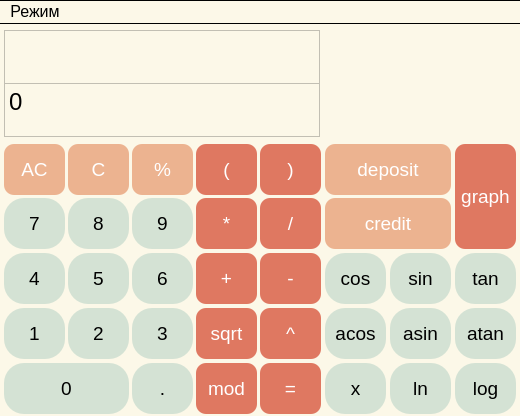
<?xml version="1.0" encoding="UTF-8"?>
<ui version="4.0">
 <class>MainWindow</class>
 <widget class="QMainWindow" name="MainWindow">
  <property name="enabled">
   <bool>true</bool>
  </property>
  <property name="geometry">
   <rect>
    <x>0</x>
    <y>0</y>
    <width>520</width>
    <height>416</height>
   </rect>
  </property>
  <property name="sizePolicy">
   <sizepolicy hsizetype="Preferred" vsizetype="Preferred">
    <horstretch>0</horstretch>
    <verstretch>0</verstretch>
   </sizepolicy>
  </property>
  <property name="windowTitle">
   <string>MainWindow</string>
  </property>
  <property name="styleSheet">
   <string notr="true">background-color: rgb(252, 248, 232);</string>
  </property>
  <widget class="QWidget" name="centralwidget">
   <widget class="QGroupBox" name="groupBox">
    <property name="geometry">
     <rect>
      <x>0</x>
      <y>110</y>
      <width>325</width>
      <height>284</height>
     </rect>
    </property>
    <property name="styleSheet">
     <string notr="true">QGroupBox {
	border: 0px;
}</string>
    </property>
    <property name="title">
     <string/>
    </property>
    <widget class="QPushButton" name="pushButton_bracket_r">
     <property name="geometry">
      <rect>
       <x>260</x>
       <y>10</y>
       <width>61</width>
       <height>51</height>
      </rect>
     </property>
     <property name="font">
      <font>
       <pointsize>14</pointsize>
      </font>
     </property>
     <property name="styleSheet">
      <string notr="true">QPushButton {
    background-color: rgb(223, 120, 97);
    border-radius: 10px;
    border-color: beige;
	color:white;
}
QPushButton:pressed {
    background-color: rgb(230, 153, 135);
    border-style: inset;
}</string>
     </property>
     <property name="text">
      <string>)</string>
     </property>
    </widget>
    <widget class="QPushButton" name="pushButton_1">
     <property name="geometry">
      <rect>
       <x>4</x>
       <y>174</y>
       <width>61</width>
       <height>51</height>
      </rect>
     </property>
     <property name="font">
      <font>
       <pointsize>14</pointsize>
      </font>
     </property>
     <property name="styleSheet">
      <string notr="true">QPushButton {
    background-color: rgb(212, 226, 212);
    border-radius: 20px;
    border-color: beige;
}
QPushButton:pressed {
    background-color: rgb(182, 205, 182);
    border-style: inset;
}</string>
     </property>
     <property name="text">
      <string>1</string>
     </property>
    </widget>
    <widget class="QPushButton" name="pushButton_mult">
     <property name="geometry">
      <rect>
       <x>196</x>
       <y>64</y>
       <width>61</width>
       <height>51</height>
      </rect>
     </property>
     <property name="font">
      <font>
       <pointsize>14</pointsize>
      </font>
     </property>
     <property name="styleSheet">
      <string notr="true">QPushButton {
    background-color: rgb(223, 120, 97);
    border-radius: 10px;
    border-color: beige;
	 color: white;
}
QPushButton:pressed {
    background-color: rgb(230, 153, 135);
    border-style: inset;
}</string>
     </property>
     <property name="text">
      <string>*</string>
     </property>
    </widget>
    <widget class="QPushButton" name="pushButton_8">
     <property name="geometry">
      <rect>
       <x>68</x>
       <y>64</y>
       <width>61</width>
       <height>51</height>
      </rect>
     </property>
     <property name="font">
      <font>
       <pointsize>14</pointsize>
      </font>
     </property>
     <property name="styleSheet">
      <string notr="true">QPushButton {
    background-color: rgb(212, 226, 212);
    border-radius: 20px;
    border-color: beige;
}
QPushButton:pressed {
    background-color: rgb(182, 205, 182);
    border-style: inset;
}</string>
     </property>
     <property name="text">
      <string>8</string>
     </property>
    </widget>
    <widget class="QPushButton" name="pushButton_0">
     <property name="geometry">
      <rect>
       <x>4</x>
       <y>229</y>
       <width>125</width>
       <height>51</height>
      </rect>
     </property>
     <property name="font">
      <font>
       <pointsize>14</pointsize>
      </font>
     </property>
     <property name="styleSheet">
      <string notr="true">QPushButton {
    background-color: rgb(212, 226, 212);
    border-radius: 20px;
    border-color: beige;
}
QPushButton:pressed {
    background-color: rgb(182, 205, 182);
    border-style: inset;
}</string>
     </property>
     <property name="text">
      <string>0</string>
     </property>
    </widget>
    <widget class="QPushButton" name="pushButton_9">
     <property name="geometry">
      <rect>
       <x>132</x>
       <y>64</y>
       <width>61</width>
       <height>51</height>
      </rect>
     </property>
     <property name="font">
      <font>
       <pointsize>14</pointsize>
      </font>
     </property>
     <property name="styleSheet">
      <string notr="true">QPushButton {
    background-color: rgb(212, 226, 212);
    border-radius: 20px;
    border-color: beige;
}
QPushButton:pressed {
    background-color: rgb(182, 205, 182);
    border-style: inset;
}</string>
     </property>
     <property name="text">
      <string>9</string>
     </property>
    </widget>
    <widget class="QPushButton" name="pushButton_sub">
     <property name="geometry">
      <rect>
       <x>260</x>
       <y>119</y>
       <width>61</width>
       <height>51</height>
      </rect>
     </property>
     <property name="font">
      <font>
       <pointsize>14</pointsize>
      </font>
     </property>
     <property name="styleSheet">
      <string notr="true">QPushButton {
    background-color: rgb(223, 120, 97);
    border-radius: 10px;
    border-color: beige;
	 color: white;
}
QPushButton:pressed {
    background-color: rgb(230, 153, 135);
    border-style: inset;
}</string>
     </property>
     <property name="text">
      <string>-</string>
     </property>
    </widget>
    <widget class="QPushButton" name="pushButton_bracket_l">
     <property name="geometry">
      <rect>
       <x>196</x>
       <y>10</y>
       <width>61</width>
       <height>51</height>
      </rect>
     </property>
     <property name="font">
      <font>
       <pointsize>14</pointsize>
      </font>
     </property>
     <property name="styleSheet">
      <string notr="true">QPushButton {
    background-color: rgb(223, 120, 97);
    border-radius: 10px;
    border-color: beige;
	color:white;
}
QPushButton:pressed {
    background-color: rgb(230, 153, 135);
    border-style: inset;
}</string>
     </property>
     <property name="text">
      <string>(</string>
     </property>
    </widget>
    <widget class="QPushButton" name="pushButton_pow">
     <property name="geometry">
      <rect>
       <x>260</x>
       <y>174</y>
       <width>61</width>
       <height>51</height>
      </rect>
     </property>
     <property name="font">
      <font>
       <pointsize>14</pointsize>
      </font>
     </property>
     <property name="styleSheet">
      <string notr="true">QPushButton {
    background-color: rgb(223, 120, 97);
    border-radius: 10px;
    border-color: beige;
	 color: white;
}
QPushButton:pressed {
    background-color: rgb(230, 153, 135);
    border-style: inset;
}</string>
     </property>
     <property name="text">
      <string>^</string>
     </property>
    </widget>
    <widget class="QPushButton" name="pushButton_7">
     <property name="geometry">
      <rect>
       <x>4</x>
       <y>64</y>
       <width>61</width>
       <height>51</height>
      </rect>
     </property>
     <property name="font">
      <font>
       <pointsize>14</pointsize>
      </font>
     </property>
     <property name="styleSheet">
      <string notr="true">QPushButton {
    background-color: rgb(212, 226, 212);
    border-radius: 20px;
    border-color: beige;
}
QPushButton:pressed {
    background-color: rgb(182, 205, 182);
    border-style: inset;
}</string>
     </property>
     <property name="text">
      <string>7</string>
     </property>
    </widget>
    <widget class="QPushButton" name="pushButton_percent">
     <property name="geometry">
      <rect>
       <x>132</x>
       <y>10</y>
       <width>61</width>
       <height>51</height>
      </rect>
     </property>
     <property name="font">
      <font>
       <pointsize>14</pointsize>
      </font>
     </property>
     <property name="styleSheet">
      <string notr="true">QPushButton {
    background-color: rgb(236, 179, 144);
    border-radius: 10px;
    border-color: beige;
	color:white;
}
QPushButton:pressed {
    background-color: rgb(245, 210, 188);
    border-style: inset;
}</string>
     </property>
     <property name="text">
      <string>%</string>
     </property>
    </widget>
    <widget class="QPushButton" name="pushButton_dot">
     <property name="geometry">
      <rect>
       <x>132</x>
       <y>229</y>
       <width>61</width>
       <height>51</height>
      </rect>
     </property>
     <property name="font">
      <font>
       <pointsize>14</pointsize>
      </font>
     </property>
     <property name="styleSheet">
      <string notr="true">QPushButton {
    background-color: rgb(212, 226, 212);
    border-radius: 20px;
    border-color: beige;
}
QPushButton:pressed {
    background-color: rgb(182, 205, 182);
    border-style: inset;
}</string>
     </property>
     <property name="text">
      <string>.</string>
     </property>
    </widget>
    <widget class="QPushButton" name="pushButton_3">
     <property name="geometry">
      <rect>
       <x>132</x>
       <y>174</y>
       <width>61</width>
       <height>51</height>
      </rect>
     </property>
     <property name="font">
      <font>
       <pointsize>14</pointsize>
      </font>
     </property>
     <property name="styleSheet">
      <string notr="true">QPushButton {
    background-color: rgb(212, 226, 212);
    border-radius: 20px;
    border-color: beige;
}
QPushButton:pressed {
    background-color: rgb(182, 205, 182);
    border-style: inset;
}</string>
     </property>
     <property name="text">
      <string>3</string>
     </property>
    </widget>
    <widget class="QPushButton" name="pushButton_sqrt">
     <property name="geometry">
      <rect>
       <x>196</x>
       <y>174</y>
       <width>61</width>
       <height>51</height>
      </rect>
     </property>
     <property name="font">
      <font>
       <pointsize>14</pointsize>
      </font>
     </property>
     <property name="styleSheet">
      <string notr="true">QPushButton {
    background-color: rgb(223, 120, 97);
    border-radius: 10px;
    border-color: beige;
	 color: white;
}
QPushButton:pressed {
    background-color: rgb(230, 153, 135);
    border-style: inset;
}</string>
     </property>
     <property name="text">
      <string>sqrt</string>
     </property>
    </widget>
    <widget class="QPushButton" name="pushButton_clear">
     <property name="geometry">
      <rect>
       <x>4</x>
       <y>10</y>
       <width>61</width>
       <height>51</height>
      </rect>
     </property>
     <property name="font">
      <font>
       <pointsize>14</pointsize>
      </font>
     </property>
     <property name="styleSheet">
      <string notr="true">QPushButton {
    background-color: rgb(236, 179, 144);
    border-radius: 10px;
    border-color: beige;
	color:white;
}
QPushButton:pressed {
    background-color: rgb(245, 210, 188);
    border-style: inset;
}</string>
     </property>
     <property name="text">
      <string>AC</string>
     </property>
    </widget>
    <widget class="QPushButton" name="pushButton_6">
     <property name="geometry">
      <rect>
       <x>132</x>
       <y>119</y>
       <width>61</width>
       <height>51</height>
      </rect>
     </property>
     <property name="font">
      <font>
       <pointsize>14</pointsize>
      </font>
     </property>
     <property name="styleSheet">
      <string notr="true">QPushButton {
    background-color: rgb(212, 226, 212);
    border-radius: 20px;
    border-color: beige;
}
QPushButton:pressed {
    background-color: rgb(182, 205, 182);
    border-style: inset;
}</string>
     </property>
     <property name="text">
      <string>6</string>
     </property>
    </widget>
    <widget class="QPushButton" name="pushButton_div">
     <property name="geometry">
      <rect>
       <x>260</x>
       <y>64</y>
       <width>61</width>
       <height>51</height>
      </rect>
     </property>
     <property name="font">
      <font>
       <pointsize>14</pointsize>
      </font>
     </property>
     <property name="styleSheet">
      <string notr="true">QPushButton {
    background-color: rgb(223, 120, 97);
    border-radius: 10px;
    border-color: beige;
	 color: white;
}
QPushButton:pressed {
    background-color: rgb(230, 153, 135);
    border-style: inset;
}</string>
     </property>
     <property name="text">
      <string>/</string>
     </property>
    </widget>
    <widget class="QPushButton" name="pushButton_eq">
     <property name="geometry">
      <rect>
       <x>260</x>
       <y>229</y>
       <width>61</width>
       <height>51</height>
      </rect>
     </property>
     <property name="font">
      <font>
       <pointsize>14</pointsize>
      </font>
     </property>
     <property name="styleSheet">
      <string notr="true">QPushButton {
    background-color: rgb(223, 120, 97);
    border-radius: 10px;
    border-color: beige;
	 color: white;
}
QPushButton:pressed {
    background-color: rgb(230, 153, 135);
    border-style: inset;
}</string>
     </property>
     <property name="text">
      <string>=</string>
     </property>
    </widget>
    <widget class="QPushButton" name="pushButton_4">
     <property name="geometry">
      <rect>
       <x>4</x>
       <y>119</y>
       <width>61</width>
       <height>51</height>
      </rect>
     </property>
     <property name="font">
      <font>
       <pointsize>14</pointsize>
      </font>
     </property>
     <property name="styleSheet">
      <string notr="true">QPushButton {
    background-color: rgb(212, 226, 212);
    border-radius: 20px;
    border-color: beige;
}
QPushButton:pressed {
    background-color: rgb(182, 205, 182);
    border-style: inset;
}</string>
     </property>
     <property name="text">
      <string>4</string>
     </property>
    </widget>
    <widget class="QPushButton" name="pushButton_sum">
     <property name="geometry">
      <rect>
       <x>196</x>
       <y>119</y>
       <width>61</width>
       <height>51</height>
      </rect>
     </property>
     <property name="font">
      <font>
       <pointsize>14</pointsize>
      </font>
     </property>
     <property name="styleSheet">
      <string notr="true">QPushButton {
    background-color: rgb(223, 120, 97);
    border-radius: 10px;
    border-color: beige;
	 color: white;
}
QPushButton:pressed {
    background-color: rgb(230, 153, 135);
    border-style: inset;
}</string>
     </property>
     <property name="text">
      <string>+</string>
     </property>
    </widget>
    <widget class="QPushButton" name="pushButton_2">
     <property name="geometry">
      <rect>
       <x>68</x>
       <y>174</y>
       <width>61</width>
       <height>51</height>
      </rect>
     </property>
     <property name="font">
      <font>
       <pointsize>14</pointsize>
      </font>
     </property>
     <property name="styleSheet">
      <string notr="true">QPushButton {
    background-color: rgb(212, 226, 212);
    border-radius: 20px;
    border-color: beige;
}
QPushButton:pressed {
    background-color: rgb(182, 205, 182);
    border-style: inset;
}</string>
     </property>
     <property name="text">
      <string>2</string>
     </property>
    </widget>
    <widget class="QPushButton" name="pushButton_mod">
     <property name="geometry">
      <rect>
       <x>196</x>
       <y>229</y>
       <width>61</width>
       <height>51</height>
      </rect>
     </property>
     <property name="font">
      <font>
       <pointsize>14</pointsize>
      </font>
     </property>
     <property name="styleSheet">
      <string notr="true">QPushButton {
    background-color: rgb(223, 120, 97);
    border-radius: 10px;
    border-color: beige;
	 color: white;
}
QPushButton:pressed {
    background-color: rgb(230, 153, 135);
    border-style: inset;
}</string>
     </property>
     <property name="text">
      <string>mod</string>
     </property>
    </widget>
    <widget class="QPushButton" name="pushButton_5">
     <property name="geometry">
      <rect>
       <x>68</x>
       <y>119</y>
       <width>61</width>
       <height>51</height>
      </rect>
     </property>
     <property name="font">
      <font>
       <pointsize>14</pointsize>
      </font>
     </property>
     <property name="styleSheet">
      <string notr="true">QPushButton {
    background-color: rgb(212, 226, 212);
    border-radius: 20px;
    border-color: beige;
}
QPushButton:pressed {
    background-color: rgb(182, 205, 182);
    border-style: inset;
}</string>
     </property>
     <property name="text">
      <string>5</string>
     </property>
    </widget>
    <widget class="QPushButton" name="pushButton_clear_del1">
     <property name="geometry">
      <rect>
       <x>68</x>
       <y>10</y>
       <width>61</width>
       <height>51</height>
      </rect>
     </property>
     <property name="font">
      <font>
       <pointsize>14</pointsize>
      </font>
     </property>
     <property name="styleSheet">
      <string notr="true">QPushButton {
    background-color: rgb(236, 179, 144);
    border-radius: 10px;
    border-color: beige;
	color:white;
}
QPushButton:pressed {
    background-color: rgb(245, 210, 188);
    border-style: inset;
}</string>
     </property>
     <property name="text">
      <string>C</string>
     </property>
    </widget>
   </widget>
   <widget class="QGroupBox" name="groupBox_2">
    <property name="geometry">
     <rect>
      <x>325</x>
      <y>110</y>
      <width>201</width>
      <height>284</height>
     </rect>
    </property>
    <property name="styleSheet">
     <string notr="true">QGroupBox {
	border: 0px;
}</string>
    </property>
    <property name="title">
     <string/>
    </property>
    <widget class="QPushButton" name="pushButton_cos">
     <property name="geometry">
      <rect>
       <x>0</x>
       <y>119</y>
       <width>61</width>
       <height>51</height>
      </rect>
     </property>
     <property name="font">
      <font>
       <pointsize>14</pointsize>
      </font>
     </property>
     <property name="styleSheet">
      <string notr="true">QPushButton {
    background-color: rgb(212, 226, 212);
    border-radius: 20px;
    border-color: beige;
}
QPushButton:pressed {
    background-color: rgb(182, 205, 182);
    border-style: inset;
}</string>
     </property>
     <property name="text">
      <string>cos</string>
     </property>
    </widget>
    <widget class="QPushButton" name="pushButton_sin">
     <property name="geometry">
      <rect>
       <x>65</x>
       <y>119</y>
       <width>61</width>
       <height>51</height>
      </rect>
     </property>
     <property name="font">
      <font>
       <pointsize>14</pointsize>
      </font>
     </property>
     <property name="styleSheet">
      <string notr="true">QPushButton {
    background-color: rgb(212, 226, 212);
    border-radius: 20px;
    border-color: beige;
}
QPushButton:pressed {
    background-color: rgb(182, 205, 182);
    border-style: inset;
}</string>
     </property>
     <property name="text">
      <string>sin</string>
     </property>
    </widget>
    <widget class="QPushButton" name="pushButton_tan">
     <property name="geometry">
      <rect>
       <x>130</x>
       <y>119</y>
       <width>61</width>
       <height>51</height>
      </rect>
     </property>
     <property name="font">
      <font>
       <pointsize>14</pointsize>
      </font>
     </property>
     <property name="styleSheet">
      <string notr="true">QPushButton {
    background-color: rgb(212, 226, 212);
    border-radius: 20px;
    border-color: beige;
}
QPushButton:pressed {
    background-color: rgb(182, 205, 182);
    border-style: inset;
}</string>
     </property>
     <property name="text">
      <string>tan</string>
     </property>
    </widget>
    <widget class="QPushButton" name="pushButton_acos">
     <property name="geometry">
      <rect>
       <x>0</x>
       <y>174</y>
       <width>61</width>
       <height>51</height>
      </rect>
     </property>
     <property name="font">
      <font>
       <pointsize>14</pointsize>
      </font>
     </property>
     <property name="styleSheet">
      <string notr="true">QPushButton {
    background-color: rgb(212, 226, 212);
    border-radius: 20px;
    border-color: beige;
}
QPushButton:pressed {
    background-color: rgb(182, 205, 182);
    border-style: inset;
}</string>
     </property>
     <property name="text">
      <string>acos</string>
     </property>
    </widget>
    <widget class="QPushButton" name="pushButton_atan">
     <property name="geometry">
      <rect>
       <x>130</x>
       <y>174</y>
       <width>61</width>
       <height>51</height>
      </rect>
     </property>
     <property name="font">
      <font>
       <pointsize>14</pointsize>
      </font>
     </property>
     <property name="styleSheet">
      <string notr="true">QPushButton {
    background-color: rgb(212, 226, 212);
    border-radius: 20px;
    border-color: beige;
}
QPushButton:pressed {
    background-color: rgb(182, 205, 182);
    border-style: inset;
}</string>
     </property>
     <property name="text">
      <string>atan</string>
     </property>
    </widget>
    <widget class="QPushButton" name="pushButton_asin">
     <property name="geometry">
      <rect>
       <x>65</x>
       <y>174</y>
       <width>61</width>
       <height>51</height>
      </rect>
     </property>
     <property name="font">
      <font>
       <pointsize>14</pointsize>
      </font>
     </property>
     <property name="styleSheet">
      <string notr="true">QPushButton {
    background-color: rgb(212, 226, 212);
    border-radius: 20px;
    border-color: beige;
}
QPushButton:pressed {
    background-color: rgb(182, 205, 182);
    border-style: inset;
}</string>
     </property>
     <property name="text">
      <string>asin</string>
     </property>
    </widget>
    <widget class="QPushButton" name="pushButton_ln">
     <property name="geometry">
      <rect>
       <x>65</x>
       <y>229</y>
       <width>61</width>
       <height>51</height>
      </rect>
     </property>
     <property name="font">
      <font>
       <pointsize>14</pointsize>
      </font>
     </property>
     <property name="styleSheet">
      <string notr="true">QPushButton {
    background-color: rgb(212, 226, 212);
    border-radius: 20px;
    border-color: beige;
}
QPushButton:pressed {
    background-color: rgb(182, 205, 182);
    border-style: inset;
}</string>
     </property>
     <property name="text">
      <string>ln</string>
     </property>
    </widget>
    <widget class="QPushButton" name="pushButton_log">
     <property name="geometry">
      <rect>
       <x>130</x>
       <y>229</y>
       <width>61</width>
       <height>51</height>
      </rect>
     </property>
     <property name="font">
      <font>
       <pointsize>14</pointsize>
      </font>
     </property>
     <property name="styleSheet">
      <string notr="true">QPushButton {
    background-color: rgb(212, 226, 212);
    border-radius: 20px;
    border-color: beige;
}
QPushButton:pressed {
    background-color: rgb(182, 205, 182);
    border-style: inset;
}</string>
     </property>
     <property name="text">
      <string>log</string>
     </property>
    </widget>
    <widget class="QPushButton" name="pushButton_graph">
     <property name="geometry">
      <rect>
       <x>130</x>
       <y>10</y>
       <width>61</width>
       <height>105</height>
      </rect>
     </property>
     <property name="font">
      <font>
       <pointsize>14</pointsize>
      </font>
     </property>
     <property name="styleSheet">
      <string notr="true">QPushButton {
    background-color: rgb(223, 120, 97);
    border-radius: 10px;
    border-color: beige;
	 color: white;
}
QPushButton:pressed {
    background-color: rgb(230, 153, 135);
    border-style: inset;
}</string>
     </property>
     <property name="text">
      <string>graph</string>
     </property>
    </widget>
    <widget class="QPushButton" name="pushButton_deposit">
     <property name="geometry">
      <rect>
       <x>0</x>
       <y>10</y>
       <width>126</width>
       <height>51</height>
      </rect>
     </property>
     <property name="font">
      <font>
       <pointsize>14</pointsize>
      </font>
     </property>
     <property name="styleSheet">
      <string notr="true">QPushButton {
    background-color: rgb(236, 179, 144);
    border-radius: 10px;
    border-color: beige;
	color:white;
}
QPushButton:pressed {
    background-color: rgb(245, 210, 188);
    border-style: inset;
}</string>
     </property>
     <property name="text">
      <string>deposit</string>
     </property>
    </widget>
    <widget class="QPushButton" name="pushButton_credit">
     <property name="geometry">
      <rect>
       <x>0</x>
       <y>64</y>
       <width>126</width>
       <height>51</height>
      </rect>
     </property>
     <property name="font">
      <font>
       <pointsize>14</pointsize>
      </font>
     </property>
     <property name="styleSheet">
      <string notr="true">QPushButton {
    background-color: rgb(236, 179, 144);
    border-radius: 10px;
    border-color: beige;
	color:white;
}
QPushButton:pressed {
    background-color: rgb(245, 210, 188);
    border-style: inset;
}</string>
     </property>
     <property name="text">
      <string>credit</string>
     </property>
    </widget>
    <widget class="QPushButton" name="pushButton_x">
     <property name="geometry">
      <rect>
       <x>0</x>
       <y>229</y>
       <width>61</width>
       <height>51</height>
      </rect>
     </property>
     <property name="font">
      <font>
       <pointsize>14</pointsize>
      </font>
     </property>
     <property name="styleSheet">
      <string notr="true">QPushButton {
    background-color: rgb(212, 226, 212);
    border-radius: 20px;
    border-color: beige;
}
QPushButton:pressed {
    background-color: rgb(182, 205, 182);
    border-style: inset;
}</string>
     </property>
     <property name="text">
      <string>x</string>
     </property>
    </widget>
   </widget>
   <widget class="QTextEdit" name="str_infix">
    <property name="geometry">
     <rect>
      <x>4</x>
      <y>59</y>
      <width>316</width>
      <height>54</height>
     </rect>
    </property>
    <property name="font">
     <font>
      <pointsize>18</pointsize>
     </font>
    </property>
    <property name="html">
     <string>&lt;!DOCTYPE HTML PUBLIC &quot;-//W3C//DTD HTML 4.0//EN&quot; &quot;http://www.w3.org/TR/REC-html40/strict.dtd&quot;&gt;
&lt;html&gt;&lt;head&gt;&lt;meta name=&quot;qrichtext&quot; content=&quot;1&quot; /&gt;&lt;style type=&quot;text/css&quot;&gt;
p, li { white-space: pre-wrap; }
&lt;/style&gt;&lt;/head&gt;&lt;body style=&quot; font-family:'Ubuntu'; font-size:18pt; font-weight:400; font-style:normal;&quot;&gt;
&lt;p style=&quot; margin-top:0px; margin-bottom:0px; margin-left:0px; margin-right:0px; -qt-block-indent:0; text-indent:0px;&quot;&gt;0&lt;/p&gt;&lt;/body&gt;&lt;/html&gt;</string>
    </property>
   </widget>
   <widget class="QTextEdit" name="str_input">
    <property name="enabled">
     <bool>true</bool>
    </property>
    <property name="geometry">
     <rect>
      <x>4</x>
      <y>6</y>
      <width>316</width>
      <height>54</height>
     </rect>
    </property>
    <property name="font">
     <font>
      <pointsize>18</pointsize>
     </font>
    </property>
    <property name="readOnly">
     <bool>true</bool>
    </property>
   </widget>
  </widget>
  <widget class="QMenuBar" name="menuBar">
   <property name="geometry">
    <rect>
     <x>0</x>
     <y>0</y>
     <width>520</width>
     <height>24</height>
    </rect>
   </property>
   <property name="font">
    <font>
     <pointsize>12</pointsize>
    </font>
   </property>
   <property name="styleSheet">
    <string notr="true">QMenuBar {
	border-style: solid none;
    border-width: 1.4 px;
    border-color:  black;
}

QMenuBar::item::pressed {
   background-color: rgb(236, 179, 144);
	border-radius: 2px;
}

QMenuBar::item:selected {
    background-color: rgb(236, 179, 144);
	border-radius: 2px;
}

</string>
   </property>
   <property name="defaultUp">
    <bool>false</bool>
   </property>
   <property name="nativeMenuBar">
    <bool>true</bool>
   </property>
   <widget class="QMenu" name="menu">
    <property name="geometry">
     <rect>
      <x>1004</x>
      <y>199</y>
      <width>229</width>
      <height>104</height>
     </rect>
    </property>
    <property name="styleSheet">
     <string notr="true">QMenu {
    background-color: rgb(236, 179, 144);
    border-style: outset;
	 border-radius: 5px;
    border-width: 2px;
    border-color: beige;
}

</string>
    </property>
    <property name="title">
     <string>Режим</string>
    </property>
    <addaction name="action_ordinary"/>
    <addaction name="action_advanced"/>
   </widget>
   <addaction name="menu"/>
  </widget>
  <action name="action_ordinary">
   <property name="text">
    <string>Обычный</string>
   </property>
  </action>
  <action name="action_advanced">
   <property name="text">
    <string>Расширенный</string>
   </property>
  </action>
 </widget>
 <resources/>
 <connections/>
</ui>
